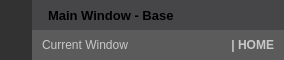
        <widget class="QFrame" name="frame_top">
         <property name="maximumSize">
          <size>
           <width>16777215</width>
           <height>60</height>
          </size>
         </property>
         <property name="styleSheet">
          <string notr="true">background-color: transparent;</string>
         </property>
         <property name="frameShape">
          <enum>QFrame::NoFrame</enum>
         </property>
         <property name="frameShadow">
          <enum>QFrame::Raised</enum>
         </property>
         <layout class="QHBoxLayout" name="horizontalLayout_3">
          <property name="spacing">
           <number>0</number>
          </property>
          <property name="leftMargin">
           <number>0</number>
          </property>
          <property name="topMargin">
           <number>0</number>
          </property>
          <property name="rightMargin">
           <number>0</number>
          </property>
          <property name="bottomMargin">
           <number>0</number>
          </property>
          <item>
           <widget class="QFrame" name="frame_toggle">
            <property name="maximumSize">
             <size>
              <width>70</width>
              <height>16777215</height>
             </size>
            </property>
            <property name="styleSheet">
             <string notr="true">background-color: rgb(27, 29, 35);</string>
            </property>
            <property name="frameShape">
             <enum>QFrame::NoFrame</enum>
            </property>
            <property name="frameShadow">
             <enum>QFrame::Raised</enum>
            </property>
            <layout class="QVBoxLayout" name="verticalLayout_3">
             <property name="spacing">
              <number>0</number>
             </property>
             <property name="leftMargin">
              <number>0</number>
             </property>
             <property name="topMargin">
              <number>0</number>
             </property>
             <property name="rightMargin">
              <number>0</number>
             </property>
             <property name="bottomMargin">
              <number>0</number>
             </property>
             <item>
              <widget class="QPushButton" name="btn_toggle_menu">
               <property name="sizePolicy">
                <sizepolicy hsizetype="Expanding" vsizetype="Expanding">
                 <horstretch>0</horstretch>
                 <verstretch>0</verstretch>
                </sizepolicy>
               </property>
               <property name="styleSheet">
                <string notr="true">QPushButton {
	background-image: url(:/24x24/icons/24x24/cil-menu.png);
	background-position: center;
	background-repeat: no-reperat;
	border: none;
	background-color:rgb(50, 50, 50);
}
QPushButton:hover {
	background-color: rgb(33, 37, 43);
}
QPushButton:pressed {	
	background-color: rgb(85, 170, 255);
}</string>
               </property>
               <property name="text">
                <string/>
               </property>
              </widget>
             </item>
            </layout>
           </widget>
          </item>
          <item>
           <widget class="QFrame" name="frame_top_right">
            <property name="styleSheet">
             <string notr="true">background: transparent;</string>
            </property>
            <property name="frameShape">
             <enum>QFrame::NoFrame</enum>
            </property>
            <property name="frameShadow">
             <enum>QFrame::Raised</enum>
            </property>
            <layout class="QVBoxLayout" name="verticalLayout_2">
             <property name="spacing">
              <number>0</number>
             </property>
             <property name="leftMargin">
              <number>0</number>
             </property>
             <property name="topMargin">
              <number>0</number>
             </property>
             <property name="rightMargin">
              <number>0</number>
             </property>
             <property name="bottomMargin">
              <number>0</number>
             </property>
             <item>
              <widget class="QFrame" name="frame_top_btns">
               <property name="maximumSize">
                <size>
                 <width>16777215</width>
                 <height>30</height>
                </size>
               </property>
               <property name="styleSheet">
                <string notr="true">background-color: rgba(33, 33, 35, 150);</string>
               </property>
               <property name="frameShape">
                <enum>QFrame::NoFrame</enum>
               </property>
               <property name="frameShadow">
                <enum>QFrame::Raised</enum>
               </property>
               <layout class="QHBoxLayout" name="horizontalLayout_4">
                <property name="spacing">
                 <number>0</number>
                </property>
                <property name="leftMargin">
                 <number>0</number>
                </property>
                <property name="topMargin">
                 <number>0</number>
                </property>
                <property name="rightMargin">
                 <number>0</number>
                </property>
                <property name="bottomMargin">
                 <number>0</number>
                </property>
                <item>
                 <widget class="QFrame" name="frame_label_top_btns">
                  <property name="frameShape">
                   <enum>QFrame::NoFrame</enum>
                  </property>
                  <property name="frameShadow">
                   <enum>QFrame::Raised</enum>
                  </property>
                  <layout class="QHBoxLayout" name="horizontalLayout_10">
                   <property name="spacing">
                    <number>0</number>
                   </property>
                   <property name="leftMargin">
                    <number>8</number>
                   </property>
                   <property name="topMargin">
                    <number>0</number>
                   </property>
                   <property name="rightMargin">
                    <number>10</number>
                   </property>
                   <property name="bottomMargin">
                    <number>0</number>
                   </property>
                   <item>
                    <widget class="QFrame" name="frame_icon_top_bar">
                     <property name="maximumSize">
                      <size>
                       <width>30</width>
                       <height>30</height>
                      </size>
                     </property>
                     <property name="styleSheet">
                      <string notr="true">background: transparent;
background-image: url(:/16x16/icons/16x16/cil-terminal.png);
background-position: center;
background-repeat: no-repeat;</string>
                     </property>
                     <property name="frameShape">
                      <enum>QFrame::StyledPanel</enum>
                     </property>
                     <property name="frameShadow">
                      <enum>QFrame::Raised</enum>
                     </property>
                    </widget>
                   </item>
                   <item>
                    <widget class="QLabel" name="label_title_bar_top">
                     <property name="font">
                      <font>
                       <family>Segoe UI</family>
                       <pointsize>10</pointsize>
                       <weight>75</weight>
                       <bold>true</bold>
                      </font>
                     </property>
                     <property name="styleSheet">
                      <string notr="true">background: transparent;
margin-left: 5px;</string>
                     </property>
                     <property name="text">
                      <string>Main Window - Base</string>
                     </property>
                    </widget>
                   </item>
                  </layout>
                 </widget>
                </item>
                <item>
                 <widget class="QFrame" name="frame_btns_right">
                  <property name="maximumSize">
                   <size>
                    <width>120</width>
                    <height>16777215</height>
                   </size>
                  </property>
                  <property name="frameShape">
                   <enum>QFrame::NoFrame</enum>
                  </property>
                  <property name="frameShadow">
                   <enum>QFrame::Raised</enum>
                  </property>
                  <layout class="QHBoxLayout" name="horizontalLayout_5">
                   <property name="spacing">
                    <number>0</number>
                   </property>
                   <property name="leftMargin">
                    <number>0</number>
                   </property>
                   <property name="topMargin">
                    <number>0</number>
                   </property>
                   <property name="rightMargin">
                    <number>0</number>
                   </property>
                   <property name="bottomMargin">
                    <number>0</number>
                   </property>
                   <item>
                    <widget class="QPushButton" name="btn_minimize">
                     <property name="sizePolicy">
                      <sizepolicy hsizetype="Minimum" vsizetype="Expanding">
                       <horstretch>0</horstretch>
                       <verstretch>0</verstretch>
                      </sizepolicy>
                     </property>
                     <property name="toolTip">
                      <string>Minimize</string>
                     </property>
                     <property name="styleSheet">
                      <string notr="true">QPushButton {	
	border: none;
	background-color: transparent;
}
QPushButton:hover {
	background-color: rgb(44, 49, 60)
}
QPushButton:pressed {	
	background-color: rgb(85, 170, 255);
}</string>
                     </property>
                     <property name="text">
                      <string/>
                     </property>
                     <property name="icon">
                      <iconset resource="files.qrc">
                       <normaloff>:/16x16/icons/16x16/cil-window-minimize.png</normaloff>:/16x16/icons/16x16/cil-window-minimize.png</iconset>
                     </property>
                    </widget>
                   </item>
                   <item>
                    <widget class="QPushButton" name="btn_maximize_restore">
                     <property name="sizePolicy">
                      <sizepolicy hsizetype="Minimum" vsizetype="Expanding">
                       <horstretch>0</horstretch>
                       <verstretch>0</verstretch>
                      </sizepolicy>
                     </property>
                     <property name="toolTip">
                      <string>Maximize</string>
                     </property>
                     <property name="styleSheet">
                      <string notr="true">QPushButton {	
	border: none;
	background-color: transparent;
}
QPushButton:hover {
	background-color: rgb(44, 49, 60)
}
QPushButton:pressed {	
	background-color: rgb(85, 170, 255);
}</string>
                     </property>
                     <property name="text">
                      <string/>
                     </property>
                     <property name="icon">
                      <iconset resource="files.qrc">
                       <normaloff>:/16x16/icons/16x16/cil-window-maximize.png</normaloff>:/16x16/icons/16x16/cil-window-maximize.png</iconset>
                     </property>
                    </widget>
                   </item>
                   <item>
                    <widget class="QPushButton" name="btn_close">
                     <property name="sizePolicy">
                      <sizepolicy hsizetype="Minimum" vsizetype="Expanding">
                       <horstretch>0</horstretch>
                       <verstretch>0</verstretch>
                      </sizepolicy>
                     </property>
                     <property name="toolTip">
                      <string>Close</string>
                     </property>
                     <property name="styleSheet">
                      <string notr="true">QPushButton {	
	border: none;
	background-color: transparent;
}
QPushButton:hover {
	background-color: rgb(44, 49, 60)
}
QPushButton:pressed {	
	background-color: rgb(85, 170, 255);
}</string>
                     </property>
                     <property name="text">
                      <string/>
                     </property>
                     <property name="icon">
                      <iconset resource="files.qrc">
                       <normaloff>:/16x16/icons/16x16/cil-x.png</normaloff>:/16x16/icons/16x16/cil-x.png</iconset>
                     </property>
                    </widget>
                   </item>
                  </layout>
                 </widget>
                </item>
               </layout>
              </widget>
             </item>
             <item>
              <widget class="QFrame" name="frame_top_info">
               <property name="styleSheet">
                <string notr="true">background-color:rgb(91, 91, 91);</string>
               </property>
               <property name="frameShape">
                <enum>QFrame::NoFrame</enum>
               </property>
               <property name="frameShadow">
                <enum>QFrame::Raised</enum>
               </property>
               <layout class="QHBoxLayout" name="horizontalLayout_8">
                <property name="spacing">
                 <number>0</number>
                </property>
                <property name="leftMargin">
                 <number>10</number>
                </property>
                <property name="topMargin">
                 <number>0</number>
                </property>
                <property name="rightMargin">
                 <number>10</number>
                </property>
                <property name="bottomMargin">
                 <number>0</number>
                </property>
                <item>
                 <widget class="QLabel" name="label_top_info_1">
                  <property name="font">
                   <font>
                    <family>Segoe UI</family>
                   </font>
                  </property>
                  <property name="styleSheet">
                   <string notr="true">color: rgb(200,200,200);</string>
                  </property>
                  <property name="text">
                   <string>Current Window</string>
                  </property>
                 </widget>
                </item>
                <item>
                 <widget class="QLabel" name="label_top_info_2">
                  <property name="minimumSize">
                   <size>
                    <width>0</width>
                    <height>0</height>
                   </size>
                  </property>
                  <property name="maximumSize">
                   <size>
                    <width>250</width>
                    <height>16777215</height>
                   </size>
                  </property>
                  <property name="font">
                   <font>
                    <family>Segoe UI</family>
                    <weight>75</weight>
                    <bold>true</bold>
                   </font>
                  </property>
                  <property name="styleSheet">
                   <string notr="true">color: rgb(200, 200, 200);</string>
                  </property>
                  <property name="text">
                   <string>| HOME</string>
                  </property>
                  <property name="alignment">
                   <set>Qt::AlignRight|Qt::AlignTrailing|Qt::AlignVCenter</set>
                  </property>
                 </widget>
                </item>
               </layout>
              </widget>
             </item>
            </layout>
           </widget>
          </item>
         </layout>
        </widget>
